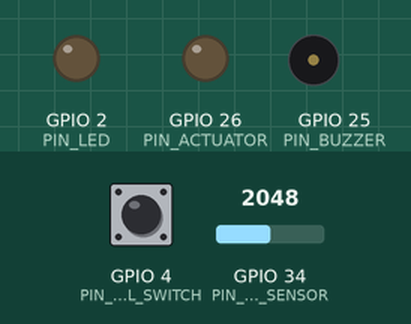
Simulated run of this sketch. Board: ESP32. Shown: output pins drawn as LEDs (lit = HIGH), buzzer (waves = sounding, pin HIGH). The inputs (shaded band) are chosen by the test bench; at power-on: GPIO 4 (PIN_MANUAL_SWITCH) HIGH, GPIO 34 (PIN_MQ_SENSOR) = 2048 (analog values on the 0–4095 scale). WiFi joins after 1.5 s; servers stay silent unless stated; uploads are accepted with an empty reply; what the sketch prints to the serial monitor is not drawn.

Above: at 3.7 s.
3.8 s: GPIO 4 (PIN_MANUAL_SWITCH) pulled LOW for 0.15 s
At 5.6 s:
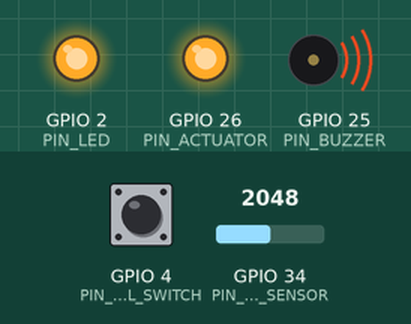
6.0 s: GPIO 34 (PIN_MQ_SENSOR) set to 427
7.7 s: GPIO 34 (PIN_MQ_SENSOR) set to 389
At 9.6 s:
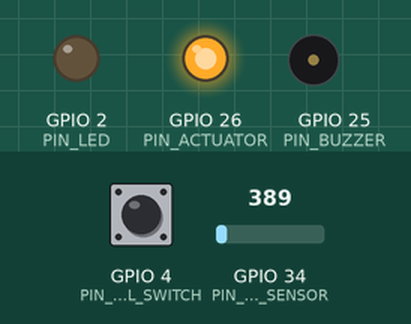
10.0 s: GPIO 4 (PIN_MANUAL_SWITCH) pulled LOW for 1 s
At 11.4 s:
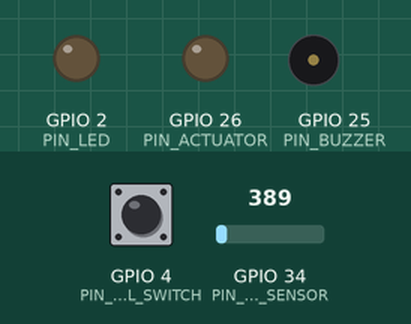
12.5 s: GPIO 4 (PIN_MANUAL_SWITCH) pulled LOW for 3.2 s
At 14.1 s:
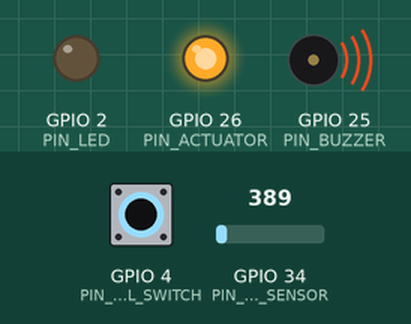
17.2 s: GPIO 34 (PIN_MQ_SENSOR) set to 491
At 20.0 s:
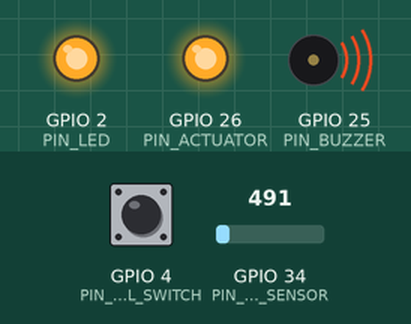
Timing chart, 0 to 21.0 s (numbered marks = the images above; inputs shaded):
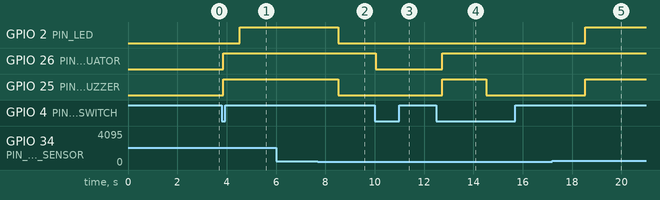

The sketch:

esp32_direct_http.ino
```cpp
/*
  PipelineGuard — ESP32 WROOM-32 Direct HTTP Ingestion
  ====================================================
  Connects ESP32 directly to the PipelineGuard website backend over Wi-Fi.
  Reads MQ Gas Sensor (e.g. MQ-2 / MQ-135) and sends real-time telemetry.

  When Gas Level > 300:
    - Triggers local alert (Built-in LED / Buzzer)
    - Sends data to backend: triggers WARNING/CRITICAL on the dashboard
    - Logs detailed warnings to the Serial Monitor

  PIN CONNECTIONS (ESP32 WROOM-32):
  -------------------------------------------------------------
  MQ Gas Sensor (MQ-2 / MQ-135):
    VCC   --> 5V (VIN / external 5V) [Heater needs 5V]
    GND   --> GND
    A0    --> GPIO 34 (Analog In, ADC1 - safe with Wi-Fi active)

  Optional Onboard / External Indicators:
    LED_PIN    --> GPIO 2 (Built-in Blue LED on most ESP32 boards)
    BUZZER_PIN --> GPIO 25 (Active buzzer to GND)
*/

#include <WiFi.h>
#include <HTTPClient.h>
#include <ArduinoJson.h>

// ================= USER CONFIGURATION =================
// 1. Wi-Fi Credentials
const char* WIFI_SSID     = "YOUR_WIFI_SSID";
const char* WIFI_PASSWORD = "YOUR_WIFI_PASSWORD";

// 2. PipelineGuard Backend URL
// Replace with your computer's local IP address (e.g., http://192.168.1.15:8000/api/sensors)
// Run 'ipconfig' in Windows CMD/PowerShell to find your IPv4 Address.
const char* SERVER_URL    = "http://192.168.1.100:8000/api/sensors";

// 3. Hardware Device ID (Must match a device in the backend database: ESP32-01, ESP32-02, or ESP32-03)
const char* DEVICE_CODE   = "ESP32-01";

// 4. Pin Assignments
const int PIN_MQ_SENSOR     = 34;   // Analog input from MQ sensor (GPIO 34)
const int PIN_LED           = 2;    // Built-in LED on ESP32
const int PIN_BUZZER        = 25;   // Optional buzzer pin
const int PIN_ACTUATOR      = 26;   // Actuator / Valve Relay / Servo pin
const int PIN_MANUAL_SWITCH = 4;    // Manual switch / Push button (Active LOW with internal pullup)

// 5. Thresholds & Timing
const float GAS_THRESHOLD = 100.0;          // Threshold specified (> 100 triggers alert)
const unsigned long SEND_INTERVAL_MS = 2000; // Send reading every 2 seconds
// ======================================================

unsigned long lastSendTime = 0;
bool isValveClosed = false;
bool manualShutoffHold = false;

// Manual switch debounce state
int lastSwitchReading = HIGH;
int switchStableState = HIGH;
unsigned long lastSwitchDebounceTime = 0;
const unsigned long DEBOUNCE_DELAY_MS = 50;

void connectWiFi() {
  Serial.println();
  Serial.print("Connecting to Wi-Fi: ");
  Serial.println(WIFI_SSID);

  WiFi.mode(WIFI_STA);
  WiFi.begin(WIFI_SSID, WIFI_PASSWORD);

  int attempts = 0;
  while (WiFi.status() != WL_CONNECTED && attempts < 30) {
    delay(500);
    Serial.print(".");
    attempts++;
  }

  if (WiFi.status() == WL_CONNECTED) {
    Serial.println("\n[WiFi] Connected successfully!");
    Serial.print("[WiFi] ESP32 IP Address: ");
    Serial.println(WiFi.localIP());
  } else {
    Serial.println("\n[WiFi] Connection Failed. Will retry in loop.");
  }
}

void setup() {
  Serial.begin(115200);
  delay(1000);

  Serial.println("=================================================");
  Serial.println(" PipelineGuard — ESP32 WROOM-32 Gas Monitor ");
  Serial.println(" Manual Switch: Pin 4 to GND (Active LOW)        ");
  Serial.println("=================================================");

  pinMode(PIN_LED, OUTPUT);
  pinMode(PIN_BUZZER, OUTPUT);
  pinMode(PIN_ACTUATOR, OUTPUT);
  pinMode(PIN_MANUAL_SWITCH, INPUT_PULLUP);

  digitalWrite(PIN_LED, LOW);
  digitalWrite(PIN_BUZZER, LOW);
  digitalWrite(PIN_ACTUATOR, LOW); // Start OPEN
  isValveClosed = false;
  manualShutoffHold = false;

  // ADC resolution to 12-bit (0-4095)
  analogReadResolution(12);

  connectWiFi();
}

void sendReadingToWebsite(float gasValue, float airQualityValue, float pressureValue, bool flame, bool valveClosed) {
  if (WiFi.status() != WL_CONNECTED) {
    Serial.println("[HTTP] Wi-Fi disconnected. Reconnecting...");
    connectWiFi();
    return;
  }

  HTTPClient http;
  http.begin(SERVER_URL);
  http.addHeader("Content-Type", "application/json");

  // Create JSON payload matching the backend's SensorIngest schema
  StaticJsonDocument<256> doc;
  doc["device_code"]    = DEVICE_CODE;
  doc["mq2"]            = gasValue;          // Gas level
  doc["mq135"]          = airQualityValue;   // Secondary air quality (or duplicate)
  doc["pressure"]       = pressureValue;     // Normal pipeline pressure (~1.0 bar)
  doc["flame_detected"] = flame;
  doc["valve_closed"]   = valveClosed;

  String jsonPayload;
  serializeJson(doc, jsonPayload);

  Serial.print("[HTTP POST] Sending payload: ");
  Serial.println(jsonPayload);

  int httpResponseCode = http.POST(jsonPayload);

  if (httpResponseCode > 0) {
    Serial.print("[HTTP] Server Response Code: ");
    Serial.println(httpResponseCode);
    String response = http.getString();
    Serial.print("[HTTP] Response: ");
    Serial.println(response);
  } else {
    Serial.print("[HTTP] Error sending POST: ");
    Serial.println(http.errorToString(httpResponseCode).c_str());
  }

  http.end();
}

void loop() {
  // 1. Read Manual Switch with Debouncing
  int switchReading = digitalRead(PIN_MANUAL_SWITCH);
  if (switchReading != lastSwitchReading) {
    lastSwitchDebounceTime = millis();
  }
  if ((millis() - lastSwitchDebounceTime) > DEBOUNCE_DELAY_MS) {
    if (switchReading != switchStableState) {
      switchStableState = switchReading;
      if (switchStableState == LOW) {
        // Toggle valve
        isValveClosed = !isValveClosed;
        manualShutoffHold = isValveClosed;
        digitalWrite(PIN_ACTUATOR, isValveClosed ? HIGH : LOW);
        if (isValveClosed) {
          digitalWrite(PIN_BUZZER, HIGH);
          Serial.println(F("[MANUAL SWITCH] Toggled -> Valve CLOSED (180° / Relayed OFF)"));
        } else {
          digitalWrite(PIN_BUZZER, LOW);
          Serial.println(F("[MANUAL SWITCH] Toggled -> Valve OPEN (0° / Normal)"));
        }
      }
    }
  }
  lastSwitchReading = switchReading;

  // Ensure Wi-Fi is connected
  if (WiFi.status() != WL_CONNECTED) {
    delay(1000);
    connectWiFi();
    return;
  }

  unsigned long currentMillis = millis();
  if (currentMillis - lastSendTime >= SEND_INTERVAL_MS) {
    lastSendTime = currentMillis;

    // 2. Read Analog Pin (0 - 4095 on ESP32)
    int rawValue = analogRead(PIN_MQ_SENSOR);

    // 3. Scale raw 12-bit ADC (0-4095) to calibrated index (0-1000)
    float gasLevel = (float)rawValue * (1000.0 / 4095.0);

    // Simulated secondary readings if only 1 physical sensor is attached
    float airQuality = gasLevel * 0.85;
    float normalPressure = 1.02; // Normal operating pressure (~1.0 bar)
    bool flameDetected = false;

    // 4. Print Data to Serial Monitor
    Serial.println("-------------------------------------------------");
    Serial.print("Raw ADC: ");
    Serial.print(rawValue);
    Serial.print(" | Gas Level: ");
    Serial.print(gasLevel);
    Serial.print(" | Valve: ");
    Serial.println(isValveClosed ? "CLOSED" : "OPEN");

    // 5. Threshold check: Greater than 300 (with 3s boot warmup filter)
    bool hazardDetected = (millis() > 3000) && (gasLevel > GAS_THRESHOLD);
    if (hazardDetected) {
      Serial.println(">>> [ALERT] GAS LEVEL > 300 DETECTED! <<<");
      Serial.println(">>> Triggering Alarm & Closing Valve! <<<");

      digitalWrite(PIN_LED, HIGH);
      digitalWrite(PIN_BUZZER, HIGH);
      if (!isValveClosed) {
        isValveClosed = true;
        digitalWrite(PIN_ACTUATOR, HIGH);
      }
    } else {
      // SAFE MODE: Turn off alerts and auto-restore valve to OPEN
      digitalWrite(PIN_LED, LOW);
      digitalWrite(PIN_BUZZER, LOW);
      if (isValveClosed && !manualShutoffHold) {
        isValveClosed = false;
        digitalWrite(PIN_ACTUATOR, LOW);
        Serial.println(F("[SAFE MODE] Environment safe. Restoring valve to OPEN."));
      }
    }

    // 6. Send data to website backend
    sendReadingToWebsite(gasLevel, airQuality, normalPressure, flameDetected, isValveClosed);
  }
}
```

Measured:
- the behaviour switches between 410 and 409 on GPIO 34 (PIN_MQ_SENSOR) (found by bisection; images 1 and 2)
- after the input at 3.8 s, GPIO 26 (PIN_ACTUATOR), GPIO 25 (PIN_BUZZER): LOW → HIGH after 0.05 s instead of 0.73 s
- after the input at 6.0 s, every drawn part: stays the same
- after the input at 7.7 s, GPIO 2 (PIN_LED), GPIO 25 (PIN_BUZZER): HIGH → LOW after 0.82 s
- after the input at 10.0 s, GPIO 26 (PIN_ACTUATOR): HIGH → LOW after 0.05 s
- after the input at 12.5 s, GPIO 26 (PIN_ACTUATOR): LOW → HIGH after 0.24 s; GPIO 25 (PIN_BUZZER): LOW → HIGH after 0.24 s, → LOW 1.8 s later
- after the input at 17.2 s, GPIO 2 (PIN_LED), GPIO 25 (PIN_BUZZER): LOW → HIGH after 1.3 s
